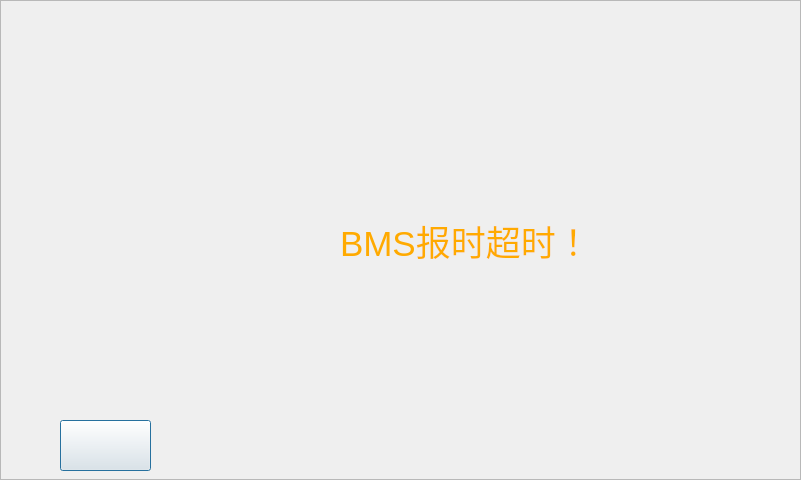
<?xml version="1.0" encoding="UTF-8"?>
<ui version="4.0">
 <class>dialog_fail_start_reason</class>
 <widget class="QDialog" name="dialog_fail_start_reason">
  <property name="geometry">
   <rect>
    <x>0</x>
    <y>0</y>
    <width>801</width>
    <height>480</height>
   </rect>
  </property>
  <property name="windowTitle">
   <string>Dialog</string>
  </property>
  <widget class="QFrame" name="frame">
   <property name="geometry">
    <rect>
     <x>0</x>
     <y>0</y>
     <width>801</width>
     <height>480</height>
    </rect>
   </property>
   <property name="styleSheet">
    <string notr="true">background-image: url(:/new/prefix/pic_resource/interface/interface_05.png);</string>
   </property>
   <property name="frameShape">
    <enum>QFrame::StyledPanel</enum>
   </property>
   <property name="frameShadow">
    <enum>QFrame::Raised</enum>
   </property>
   <widget class="QLabel" name="label">
    <property name="geometry">
     <rect>
      <x>340</x>
      <y>210</y>
      <width>251</width>
      <height>61</height>
     </rect>
    </property>
    <property name="palette">
     <palette>
      <active>
       <colorrole role="WindowText">
        <brush brushstyle="SolidPattern">
         <color alpha="255">
          <red>255</red>
          <green>170</green>
          <blue>0</blue>
         </color>
        </brush>
       </colorrole>
       <colorrole role="Text">
        <brush brushstyle="SolidPattern">
         <color alpha="255">
          <red>255</red>
          <green>0</green>
          <blue>0</blue>
         </color>
        </brush>
       </colorrole>
      </active>
      <inactive>
       <colorrole role="WindowText">
        <brush brushstyle="SolidPattern">
         <color alpha="255">
          <red>255</red>
          <green>170</green>
          <blue>0</blue>
         </color>
        </brush>
       </colorrole>
       <colorrole role="Text">
        <brush brushstyle="SolidPattern">
         <color alpha="255">
          <red>255</red>
          <green>0</green>
          <blue>0</blue>
         </color>
        </brush>
       </colorrole>
      </inactive>
      <disabled>
       <colorrole role="WindowText">
        <brush brushstyle="SolidPattern">
         <color alpha="255">
          <red>106</red>
          <green>104</green>
          <blue>100</blue>
         </color>
        </brush>
       </colorrole>
       <colorrole role="Text">
        <brush brushstyle="SolidPattern">
         <color alpha="255">
          <red>106</red>
          <green>104</green>
          <blue>100</blue>
         </color>
        </brush>
       </colorrole>
      </disabled>
     </palette>
    </property>
    <property name="font">
     <font>
      <pointsize>26</pointsize>
     </font>
    </property>
    <property name="styleSheet">
     <string notr="true">background-image: url(:/new/prefix/pic_resource/otherwidget/button_03.png);</string>
    </property>
    <property name="text">
     <string>BMS报时超时！</string>
    </property>
    <property name="alignment">
     <set>Qt::AlignLeading|Qt::AlignLeft|Qt::AlignVCenter</set>
    </property>
   </widget>
   <widget class="QPushButton" name="ptn_return">
    <property name="geometry">
     <rect>
      <x>60</x>
      <y>420</y>
      <width>91</width>
      <height>51</height>
     </rect>
    </property>
    <property name="styleSheet">
     <string notr="true">background-image: url(:/charway/pic_resource/chargeway/bluebkgd.png);
border-image: url(:/new/prefix/pic_resource/otherwidget/return.png);
</string>
    </property>
    <property name="text">
     <string/>
    </property>
   </widget>
   <widget class="QLabel" name="label_2">
    <property name="geometry">
     <rect>
      <x>250</x>
      <y>210</y>
      <width>61</width>
      <height>61</height>
     </rect>
    </property>
    <property name="palette">
     <palette>
      <active>
       <colorrole role="WindowText">
        <brush brushstyle="SolidPattern">
         <color alpha="255">
          <red>255</red>
          <green>170</green>
          <blue>0</blue>
         </color>
        </brush>
       </colorrole>
       <colorrole role="Text">
        <brush brushstyle="SolidPattern">
         <color alpha="255">
          <red>255</red>
          <green>0</green>
          <blue>0</blue>
         </color>
        </brush>
       </colorrole>
      </active>
      <inactive>
       <colorrole role="WindowText">
        <brush brushstyle="SolidPattern">
         <color alpha="255">
          <red>255</red>
          <green>170</green>
          <blue>0</blue>
         </color>
        </brush>
       </colorrole>
       <colorrole role="Text">
        <brush brushstyle="SolidPattern">
         <color alpha="255">
          <red>255</red>
          <green>0</green>
          <blue>0</blue>
         </color>
        </brush>
       </colorrole>
      </inactive>
      <disabled>
       <colorrole role="WindowText">
        <brush brushstyle="SolidPattern">
         <color alpha="255">
          <red>106</red>
          <green>104</green>
          <blue>100</blue>
         </color>
        </brush>
       </colorrole>
       <colorrole role="Text">
        <brush brushstyle="SolidPattern">
         <color alpha="255">
          <red>106</red>
          <green>104</green>
          <blue>100</blue>
         </color>
        </brush>
       </colorrole>
      </disabled>
     </palette>
    </property>
    <property name="font">
     <font>
      <pointsize>26</pointsize>
     </font>
    </property>
    <property name="styleSheet">
     <string notr="true">background-image: url(:/new/prefix/pic_resource/otherwidget/button_03.png);
border-image: url(:/new/prefix/pic_resource/otherwidget/charstart_err_icon.png);</string>
    </property>
    <property name="text">
     <string/>
    </property>
    <property name="alignment">
     <set>Qt::AlignLeading|Qt::AlignLeft|Qt::AlignVCenter</set>
    </property>
   </widget>
   <widget class="QFrame" name="frame_time">
    <property name="geometry">
     <rect>
      <x>470</x>
      <y>30</y>
      <width>311</width>
      <height>30</height>
     </rect>
    </property>
    <property name="styleSheet">
     <string notr="true">background-image: url(:/charway/pic_resource/chargeway/bluebkgd.png);</string>
    </property>
    <property name="frameShape">
     <enum>QFrame::NoFrame</enum>
    </property>
    <property name="frameShadow">
     <enum>QFrame::Raised</enum>
    </property>
    <widget class="QLabel" name="label_net">
     <property name="geometry">
      <rect>
       <x>10</x>
       <y>0</y>
       <width>25</width>
       <height>25</height>
      </rect>
     </property>
     <property name="styleSheet">
      <string notr="true">background-image: url(:/new/prefix/pic_resource/otherwidget/netstat_good.png);</string>
     </property>
     <property name="text">
      <string/>
     </property>
    </widget>
    <widget class="QLabel" name="label_sysdate">
     <property name="geometry">
      <rect>
       <x>50</x>
       <y>5</y>
       <width>131</width>
       <height>22</height>
      </rect>
     </property>
     <property name="palette">
      <palette>
       <active>
        <colorrole role="WindowText">
         <brush brushstyle="SolidPattern">
          <color alpha="255">
           <red>255</red>
           <green>255</green>
           <blue>255</blue>
          </color>
         </brush>
        </colorrole>
        <colorrole role="Text">
         <brush brushstyle="SolidPattern">
          <color alpha="255">
           <red>255</red>
           <green>255</green>
           <blue>255</blue>
          </color>
         </brush>
        </colorrole>
       </active>
       <inactive>
        <colorrole role="WindowText">
         <brush brushstyle="SolidPattern">
          <color alpha="255">
           <red>255</red>
           <green>255</green>
           <blue>255</blue>
          </color>
         </brush>
        </colorrole>
        <colorrole role="Text">
         <brush brushstyle="SolidPattern">
          <color alpha="255">
           <red>255</red>
           <green>255</green>
           <blue>255</blue>
          </color>
         </brush>
        </colorrole>
       </inactive>
       <disabled>
        <colorrole role="WindowText">
         <brush brushstyle="SolidPattern">
          <color alpha="255">
           <red>106</red>
           <green>104</green>
           <blue>100</blue>
          </color>
         </brush>
        </colorrole>
        <colorrole role="Text">
         <brush brushstyle="SolidPattern">
          <color alpha="255">
           <red>106</red>
           <green>104</green>
           <blue>100</blue>
          </color>
         </brush>
        </colorrole>
       </disabled>
      </palette>
     </property>
     <property name="font">
      <font>
       <pointsize>22</pointsize>
       <weight>50</weight>
       <bold>false</bold>
      </font>
     </property>
     <property name="styleSheet">
      <string notr="true">background-image: url(:/background/qrc/background/mainlab_phonenum.png);</string>
     </property>
     <property name="text">
      <string/>
     </property>
    </widget>
    <widget class="QLabel" name="label_systime">
     <property name="geometry">
      <rect>
       <x>190</x>
       <y>5</y>
       <width>110</width>
       <height>22</height>
      </rect>
     </property>
     <property name="palette">
      <palette>
       <active>
        <colorrole role="WindowText">
         <brush brushstyle="SolidPattern">
          <color alpha="255">
           <red>255</red>
           <green>255</green>
           <blue>255</blue>
          </color>
         </brush>
        </colorrole>
        <colorrole role="Text">
         <brush brushstyle="SolidPattern">
          <color alpha="255">
           <red>255</red>
           <green>255</green>
           <blue>255</blue>
          </color>
         </brush>
        </colorrole>
       </active>
       <inactive>
        <colorrole role="WindowText">
         <brush brushstyle="SolidPattern">
          <color alpha="255">
           <red>255</red>
           <green>255</green>
           <blue>255</blue>
          </color>
         </brush>
        </colorrole>
        <colorrole role="Text">
         <brush brushstyle="SolidPattern">
          <color alpha="255">
           <red>255</red>
           <green>255</green>
           <blue>255</blue>
          </color>
         </brush>
        </colorrole>
       </inactive>
       <disabled>
        <colorrole role="WindowText">
         <brush brushstyle="SolidPattern">
          <color alpha="255">
           <red>106</red>
           <green>104</green>
           <blue>100</blue>
          </color>
         </brush>
        </colorrole>
        <colorrole role="Text">
         <brush brushstyle="SolidPattern">
          <color alpha="255">
           <red>106</red>
           <green>104</green>
           <blue>100</blue>
          </color>
         </brush>
        </colorrole>
       </disabled>
      </palette>
     </property>
     <property name="font">
      <font>
       <pointsize>22</pointsize>
       <weight>50</weight>
       <bold>false</bold>
      </font>
     </property>
     <property name="styleSheet">
      <string notr="true">background-image: url(:/background/qrc/background/mainlab_phonenum.png);</string>
     </property>
     <property name="text">
      <string/>
     </property>
    </widget>
   </widget>
  </widget>
 </widget>
 <resources/>
 <connections/>
</ui>
